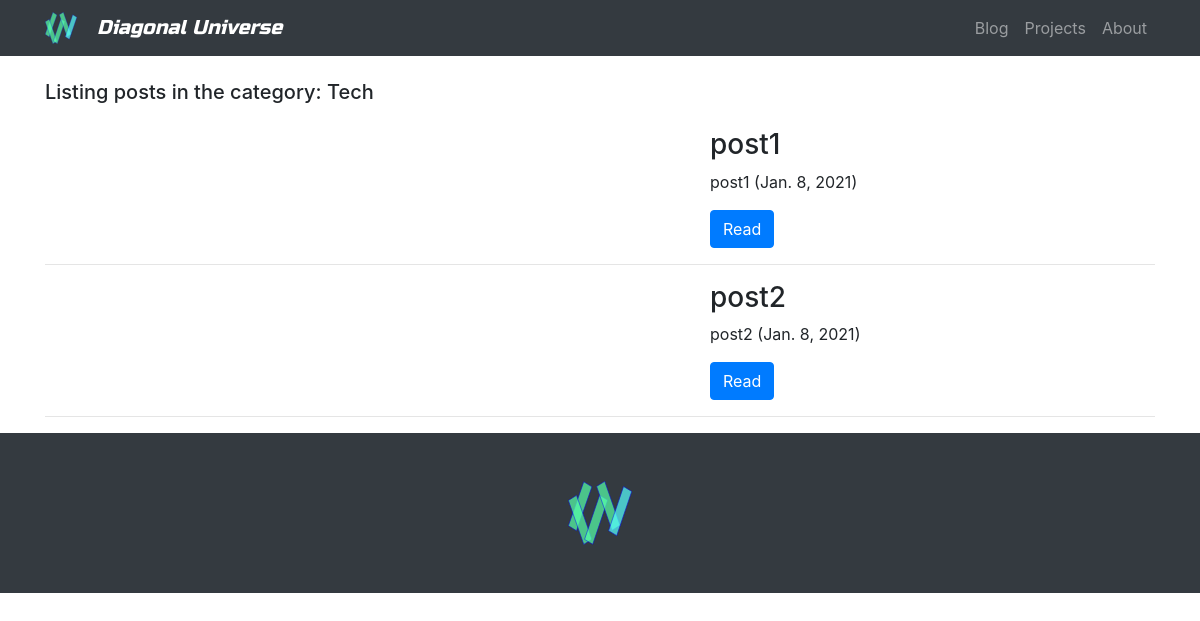
The app's page /post_list/Tech/ with its own data.
### post/models.py (models this page shows)
class Post(models.Model):
    TECH = 'Tech'
    TUTORIALS = 'Tutorials'
    PROJECTS = 'Projects'
    COMPUTING = 'Computing'
    CULTURE = 'Culture'
    THOUGHTS = 'Thoughts'
    CATEGORYS = (
        (TECH, 'Tech'),
        (TUTORIALS, 'Tutorials'),
        (PROJECTS, 'Projects'),
        (COMPUTING, 'Computing'),
        (CULTURE, 'Culture'),
        (THOUGHTS, 'Thoughts'),
    )
    title = models.CharField(max_length=100)
    slug = models.SlugField(max_length=100, default="None")
    topImage = models.CharField(max_length=100, default="No image")
    subtitle = models.TextField(max_length=300, default="No subtitle")
    category = models.CharField(max_length=20, choices=CATEGORYS, default=TECH)
    date = models.DateField(default=datetime.now)
    text1 = models.TextField(max_length=7000, default="No text")
    text2 = models.TextField(max_length=7000, default="No text")
    video = models.CharField(max_length=100, default="No video for this post")

### post/views.py (the view)
# urls.py: path("post_list/<cat>/", views.post_list, name="post_list"),
def post_list(request, cat):
    if cat == 'Projects':
        title = "Some of the projects I have worked on..."
    else:
        title = "Listing posts in the category: " + cat
    if cat == 'all_new_to_old':
        postList = Post.objects.all().order_by('-date')
        title = "All posts, newest first..."
    elif cat == 'all_old_to_new':
        postList = Post.objects.all().order_by('date')
        title = "All posts, oldest first..."
    else:
        postList = Post.objects.filter(category = cat)
    return render(request, "post/post_list.html", {'postList': postList, 'title': title})

### post/templates/post/post_list.html (shortened to what this page needs)
{% extends 'base.html' %}
{% block post_list %}
<div class="container">
    <h5 class="my-4">{{ title }}</h5>
    {% for post in postList %}
    <div class="row">
        <div class="col-md-7">
        </div>
        <div class="col-md-5">
            <h3>{{ post.title }}</h3>
            <p>{{ post.subtitle }} ({{ post.date }})</p>
            <a class="btn btn-primary" href="{% url 'view_post' slug=post.slug %}">Read</a>
        </div>
    </div>
    <hr>
    {% endfor %}
</div>
{% endblock %}

### static/css/blog-post.css (style rules this page uses)
body { padding-top: 56px; }

### records on screen
Post: title "post1", subtitle "post1", date "Jan. 8, 2021"
Post: title "post2", subtitle "post2", date "Jan. 8, 2021"

### other values on screen
{{ title }} "Listing posts in the category: Tech"
